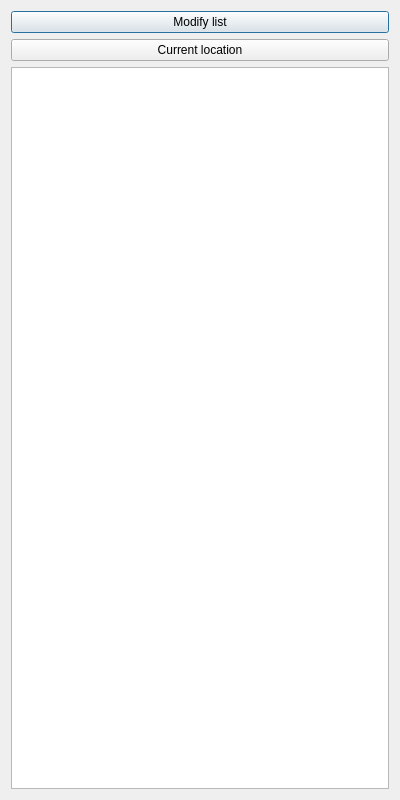
<?xml version="1.0" encoding="UTF-8"?>
<ui version="4.0">
 <class>FavoriteSelectionDialog</class>
 <widget class="QDialog" name="FavoriteSelectionDialog">
  <property name="geometry">
   <rect>
    <x>0</x>
    <y>0</y>
    <width>400</width>
    <height>800</height>
   </rect>
  </property>
  <property name="windowTitle">
   <string>Select favorite</string>
  </property>
  <layout class="QVBoxLayout" name="verticalLayout">
   <item>
    <widget class="QPushButton" name="modify_button">
     <property name="text">
      <string>Modify list</string>
     </property>
    </widget>
   </item>
   <item>
    <widget class="QPushButton" name="gps_button">
     <property name="enabled">
      <bool>true</bool>
     </property>
     <property name="text">
      <string>Current location</string>
     </property>
    </widget>
   </item>
   <item>
    <widget class="QListWidget" name="locations">
     <property name="sizePolicy">
      <sizepolicy hsizetype="Expanding" vsizetype="Expanding">
       <horstretch>0</horstretch>
       <verstretch>0</verstretch>
      </sizepolicy>
     </property>
     <property name="minimumSize">
      <size>
       <width>0</width>
       <height>0</height>
      </size>
     </property>
    </widget>
   </item>
  </layout>
 </widget>
 <resources/>
 <connections/>
</ui>
